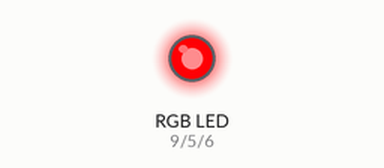
Bench run of a sketch on a simulated Arduino Uno, built with avr-gcc and run on an emulated ATmega328P. Parts: an RGB LED mixed from three pins (HIGH = lit). Dim RGB values are drawn brighter than linear.

Above: at 0.05 s.
At 0.95 s:
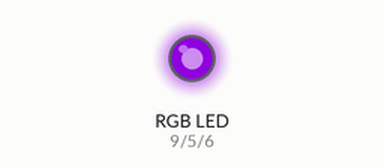
At 1.4 s:
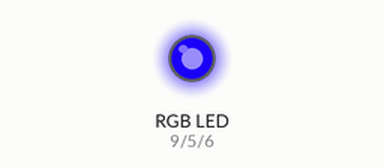
At 2.75 s:
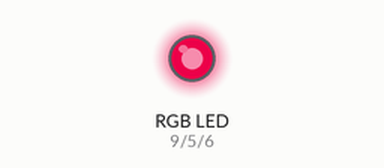
Timing chart, 0 to 7.2 s (numbered marks = the images above):
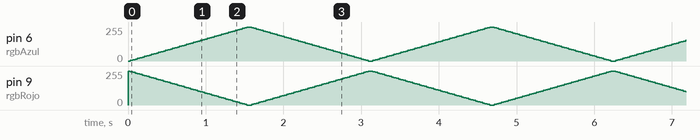

The sketch:

09-mezclamos-colores-mejora2.ino
```cpp
// De rojo a azul: el LED RGB pasa poco a poco del rojo al azul y vuelve

const int rgbRojo = 9;   // LED RGB: color rojo en el pin 9
const int rgbVerde = 5;  // LED RGB: color verde en el pin 5
const int rgbAzul = 6;   // LED RGB: color azul en el pin 6

const int paso = 5;     // los colores cambian de 5 en 5
const int espera = 30;  // tiempo entre un color y el siguiente, en milisegundos

void setup() {
  pinMode(rgbRojo, OUTPUT);  // los tres colores del LED RGB son salidas
  pinMode(rgbVerde, OUTPUT);
  pinMode(rgbAzul, OUTPUT);
  Serial.begin(9600);        // para ver en el Monitor serie la mezcla de cada color
}

void loop() {
  // del rojo al azul: el azul sube mientras el rojo baja
  for (int valor = 0; valor <= 255; valor = valor + paso) {
    analogWrite(rgbRojo, 255 - valor);
    analogWrite(rgbAzul, valor);
    delay(espera);
  }

  // del azul al rojo: el azul baja mientras el rojo sube
  for (int valor = 255; valor >= 0; valor = valor - paso) {
    analogWrite(rgbRojo, 255 - valor);
    analogWrite(rgbAzul, valor);
    delay(espera);
  }
}
```
